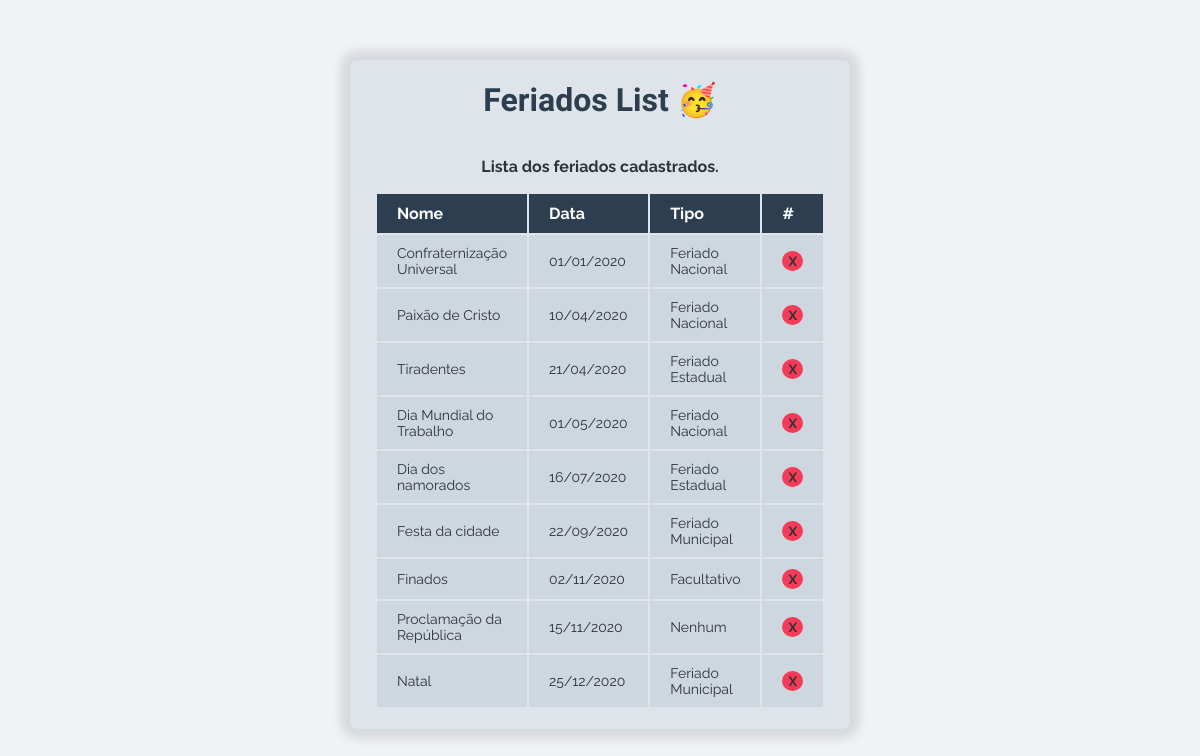
/feriados.php (signed in), run on the app's committed database.
### tables this page shows
CREATE TABLE `feriados` (
  `id_feriado` int(11) NOT NULL,
  `nome` varchar(50) NOT NULL,
  `data` date NOT NULL,
  `tipo` int(1) NOT NULL
);

### feriados.php (the view, shortened to what this page needs)
<?php
function getTipo($tipo)
{
  switch ($tipo) {
    case 0:
      return 'Nenhum';
      break;
    case 1:
      return 'Feriado Nacional';
      break;
    case 2:
      return 'Feriado Estadual';
      break;
    case 3:
      return 'Feriado Municipal';
      break;
    case 4:
      return 'Facultativo';
      break;
  }
}
function mostrarFeriados(){
  $conection = conection();
  $sql = "SELECT * FROM feriados order by data";
  $query = mysqli_query($conection, $sql);
  while ($row = mysqli_fetch_array($query)) {
    $id_feriado = $row['id_feriado'];
    $nome       = $row['nome'];
    $data       = $row['data'];
    $data =  date("d/m/Y", strtotime($data));
    $tipo       = getTipo($row['tipo']);
    echo '
    <tr>
      <td>' . $nome . '</td>
      <td>' . $data . '</td>
      <td>' . $tipo . '</td>
      <td>
        <form method="post">
          <input type="hidden" name="idFeriado" value=' . $id_feriado . '>
          <form method="post"><button type="submit" name="apagar" title="Clique aqui para remover o feriado">X</button></form>
        </form>
      </td>
    </tr>';
  }
}
?>
<!DOCTYPE html>
<html lang="pt-BR">
<head>
  <link rel="stylesheet" href="css/feriados.css">
</head>
<body>
  <div class="container">
    <form action="" method="post">
      <div class="login">
        <h1>Feriados List 🥳</h1>
        <p>Lista dos feriados cadastrados.</p>
        <div class="tabela">
          <table>
            <tr>
              <th>Nome</th>
              <th>Data</th>
              <th>Tipo</th>
              <th>#</th>
            </tr>
            <?php echo mostrarFeriados(); ?>
          </table>
        </div>
      </div>
    </form>
  </div>
</body>
</html>

### css/feriados.css (style rules this page uses)
body { margin: 0; background-color: #f1f2f6; }
.container { display: flex; justify-content: center; align-items: center; margin-top: 5%; }
.login { display: flex; align-items: center; flex-direction: column; background-color: #dfe4ea; width: 500px; min-height: 500px; border-radius: 8px; box-shadow: 0px 0px 10px 10px rgba(0, 0, 0, .1); margin-bottom: 10%; }
.login h1 { font-family: 'Montserrat Subrayada', sans-serif; color: #2c3e50; }
.login p { font-family: 'Raleway', sans-serif; color: #2d3436; font-weight: bold; }
.tabela { width: 90%; display: flex; justify-content: center; }
.tabela table { width: 100%; font-family: 'Raleway', sans-serif; color: #2d3436; margin-bottom: 20px; }
.tabela table tr th { text-align: left; background-color: #2c3e50; padding: 10px 20px; color: #fff; }
.tabela table tr td { background-color: #ced6e0; padding: 10px 20px; font-size: 14px; }
.tabela button { padding: 2px 6px; background-color: #f53b57; border: none; font-family: 'Raleway', sans-serif; color: #2d3436; font-weight: bold; border-radius: 50%; transition: .2s; cursor: pointer; }

### data on the page
feriados: nome "Confraternização Universal", data "01/01/2020", tipo "Feriado Nacional"
feriados: nome "Paixão de Cristo", data "10/04/2020", tipo "Feriado Nacional"
feriados: nome "Tiradentes", data "21/04/2020", tipo "Feriado Estadual"
feriados: nome "Dia Mundial do Trabalho", data "01/05/2020", tipo "Feriado Nacional"
feriados: nome "Dia dos namorados", data "16/07/2020", tipo "Feriado Estadual"
feriados: nome "Festa da cidade", data "22/09/2020", tipo "Feriado Municipal"
feriados: nome "Finados", data "02/11/2020", tipo "Facultativo"
feriados: nome "Proclamação da República", data "15/11/2020", tipo "Nenhum"
feriados: nome "Natal", data "25/12/2020", tipo "Feriado Municipal"
